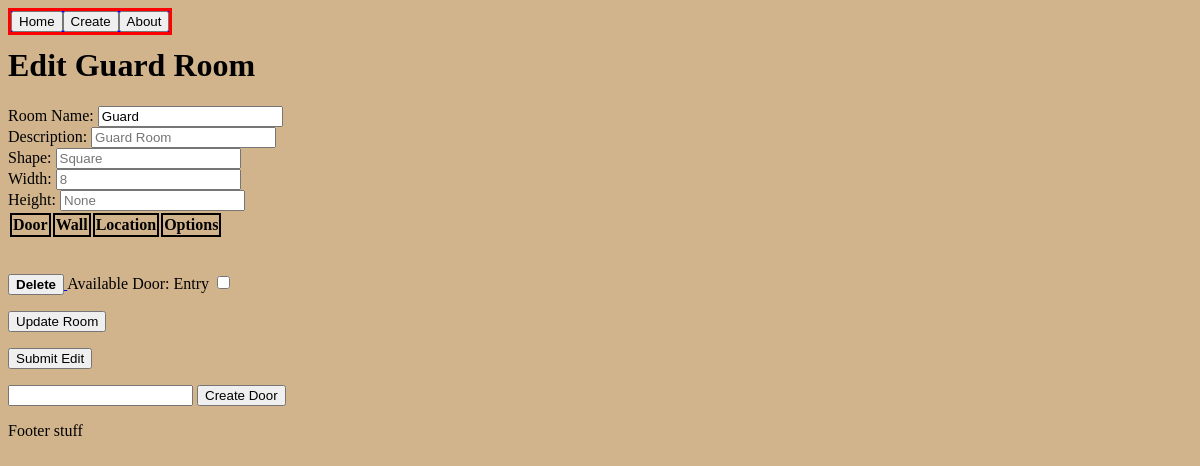
The page /rooms/edit/2/ on the database its author committed.
### rooms/models.py (models this page shows)
class Room(models.Model):
    SHAPES = [('Square', 'Square'), ('Circle', 'Circle'), ('Oval', 'Oval')]
    name = models.CharField(max_length = 50)
    description = models.TextField()
    shape = models.CharField(max_length = 100, choices=SHAPES)
    width = models.IntegerField()
    height = models.IntegerField()
    doors = models.ManyToManyField('Door')

### rooms/views.py (the view, shortened to what this page needs)
# urls.py: path('rooms/edit/<int:room_id>/', views.room_edit, name='room_edit'),
def room_edit(request, room_id):
    edit_room = Room.objects.get(pk = room_id)
    shapes = Room.SHAPES
    doors = Room.objects.all()
    doors = [val for val in Room.objects.values_list('name', flat=True) if val not in edit_room.doors.values_list('next_room', flat=True)]
    doors = Room.objects.filter(name__in = doors)
    return render(request, 'room_edit.html', {'edit_room': edit_room, 'doors':doors})

### room/templates/room_edit.html (shortened to what this page needs)
{% extends "base.html" %}
{% block content %}
<h1>Edit {{ edit_room.name }} Room</h1>
<form name="create" action= "" method="POST">
    <label>Room Name: </label>
    <input type="text" name="name" placeholder="{{ edit_room.name }}" value="{{ edit_room.name }}" />
    <br>
    <label>Description: </label>
    <input type="text" name="description" placeholder="{{ edit_room.description }}" />
    <br>
    <label>Shape: </label>
    <input type="text" name="shape" placeholder="{{edit_room.shape }}" />
    <br>
    <label>Width: </label>
    <input type="number" name="width" placeholder="{{edit_room.width }}" />
    <br>
    <label>Height: </label>
    <input type="number" name="height" placeholder="{{ edit_room.height }}" />
    <br>
    <table>
        <tr>
            <th>Door</th>
            <th>Wall</th>
            <th>Location</th>
            <th colspan=2>Options</th>
        </tr>
    </table>
    <br />
{% for d in doors %}
        {% if edit_room.id != d.id %}
        <p>
        <a href="{% url 'door_delete' d.id %}">
            <button><strong>Delete</strong></button>
        </a>
        Available Door: {{ d.name }}
            <input type="checkbox" name="doors" value="{{ d.name }}" />
        </p>
        {% endif %}
{% endfor %}
<p>
    <a href="{% url 'room_edit' edit_room.id %}">
    <button>Update Room</button>
    </a>
</p>
    <input type="submit" name="edit_room" Value="Submit Edit" />
</form>
<form name="door_add" action= "{% url 'door_edit' %}" method="POST">
    <p>
        <input type="text" name="new_door">
        <button>Create Door</button>
    </p>
</form>
{% endblock %}

### static/style.css (style rules this page uses)
th { border: 2px black solid; }

### rows shown on the page
Room: name "Guard", description "Guard Room", shape "Square", width "8", height "None"
Room: name "Entry"
